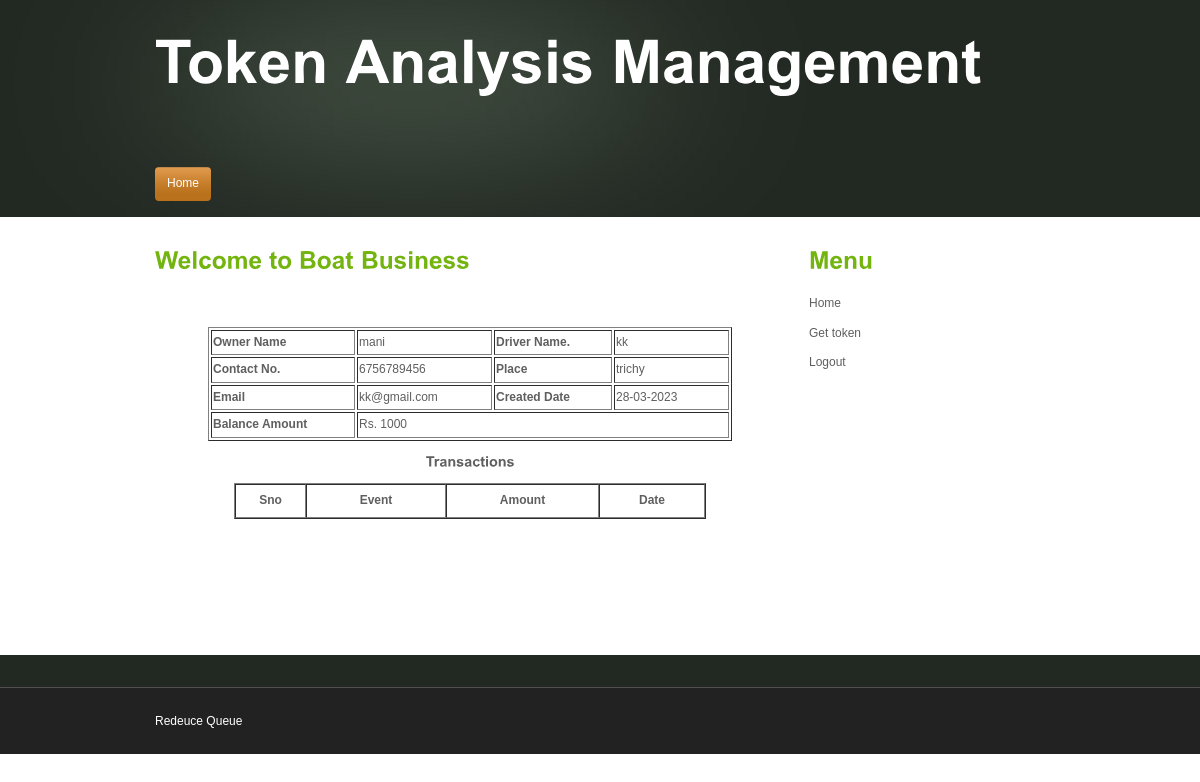
The app's page /userhome.php (signed in) with its own data.
### tables this page shows
CREATE TABLE `register` (
  `id` int(11) NOT NULL,
  `name` varchar(30) NOT NULL,
  `driver_name` varchar(45) NOT NULL,
  `boat_number` varchar(50) NOT NULL,
  `gender` varchar(10) NOT NULL,
  `dob` varchar(15) NOT NULL,
  `address` varchar(50) NOT NULL,
  `email` varchar(40) NOT NULL,
  `contact` bigint(20) NOT NULL,
  `account` varchar(20) NOT NULL,
  `branch` varchar(30) NOT NULL,
  `deposit` double NOT NULL,
  `pass` varchar(20) NOT NULL,
  `rdate` varchar(15) NOT NULL,
  `status` int(11) NOT NULL
);

### userhome.php (the view, shortened to what this page needs)
<?php
include("include/dbconnect.php");
extract($_REQUEST);
$account=$_SESSION['uname'];
 $q1=mysqli_query($connect, "select * from register where account='$account'");
			$r1=mysqli_fetch_array($q1);
?>
<!DOCTYPE html PUBLIC "-//W3C//DTD XHTML 1.0 Transitional//EN" "http://www.w3.org/TR/xhtml1/DTD/xhtml1-transitional.dtd">
<html xmlns="http://www.w3.org/1999/xhtml">
<head>
<link href="style.css" rel="stylesheet" type="text/css" />
</head>
<body>
<div class="main">
  <div class="header">
    <div class="header_resize">
      <div class="logo">
	  <?php include("include/header.php"); ?>
	  </div>
      <div class="menu_nav">
        <ul>
			<li class="active"><a href="userhome.php">Home</a></li>
        </ul>
      </div>
    </div>
  </div>
  <div class="content">
    <div class="content_resize">
      <div class="mainbar">
        <form id="form1" name="form1" method="post" action="">
          <h2>Welcome to Boat Business </h2>
          <p align="center">&nbsp;</p>
          <table width="524" border="1" align="center">
            <tr>
              <th width="140" align="left" scope="row">Owner Name</th>
              <td width="131" align="left"><?php echo $r1['name']; ?></td>
              <th width="114" align="left">Driver Name. </th>
              <td width="111" align="left"><?php echo $r1['driver_name']; ?></td>
            </tr>
            <tr>
              <th align="left" scope="row">Contact No. </th>
              <td align="left"><?php echo $r1['contact']; ?></td>
              <th align="left">Place</th>
              <td align="left"><?php echo $r1['address']; ?></td>
            </tr>
            <tr>
              <th align="left" scope="row">Email</th>
              <td align="left"><?php echo $r1['email']; ?></td>
              <th align="left">Created Date </th>
              <td align="left"><?php echo $r1['rdate']; ?></td>
            </tr>
            <tr>
              <th align="left" scope="row">Balance Amount </th>
              <td colspan="3" align="left">Rs. <?php echo $r1['deposit']; ?></td>
            </tr>
          </table>
          <h3 align="center">Transactions</h3>
          <table width="472" border="1" align="center" cellpadding="5" cellspacing="0">
            <tr>
              <th width="59" scope="col">Sno</th>
              <th width="128" scope="col">Event</th>
              <th width="141" scope="col">Amount</th>
              <th width="94" scope="col">Date</th>
            </tr>
          </table>
          <p align="center">&nbsp;</p>
          <p>&nbsp;</p>
        </form>
        <p>&nbsp;        </p>
      </div>
      <div class="sidebar">
        <div class="gadget">
          <h2 class="star">Menu</h2>
          <ul class="sb_menu">
            <li><a href="userhome.php">Home</a></li>
			<li><a href="get_token.php">Get token</a></li>
            <li><a href="logout.php">Logout</a></li>
          </ul>
        </div>
      </div>
    </div>
  </div>
  <div class="fbg">
  </div>
  <div class="footer">
    <div class="footer_resize">
      <?php include("include/footer.php"); ?>
    </div>
  </div>
</div>
</body>
</html>

### style.css (style rules this page uses)
body { margin:0; padding:0; width:100%; color:#5f5f5f; font:normal 12px/1.8em Arial, Helvetica, sans-serif; }
html, .main { padding:0; margin:0; background-color:#fff; }
h2 { font:bold 24px Arial, Helvetica, sans-serif; color:#73b40e; padding:8px 0; margin:8px 0; }
p { margin:8px 0; padding:0 0 8px 0; font:normal 12px/1.8em Arial, Helvetica, sans-serif; }
a { color:#73b40e; text-decoration:underline; }
.header, .content, .menu_nav, .fbg, .footer, form, ol, ol li, ul, .content .mainbar, .content .sidebar { margin:0; padding:0; }
.content_resize, .fbg_resize, .footer_resize { margin:0 auto; padding:0 40px; width:890px; }
.content, .fbg { padding:16px 0; }
.header { background:url(images/header_bg.jpg) repeat-x top; height:217px; }
.header_resize { margin:0 auto; padding:0 0 0 40px; width:930px; }
.header .logo { width:auto; float:left; }
.menu_nav { float:left; width:653px; }
.menu_nav ul { margin:0; padding:20px 0 0; list-style:none; }
.menu_nav ul li { margin:0 12px 0 0; float:left; }
.menu_nav ul li a { display:block; margin:0; padding:6px 12px; color:#fff; text-decoration:none; background:#f00 url(images/menu.gif) repeat-x top; }
.menu_nav ul li a { border-radus:4px; -moz-border-radius:4px; -webkit-border-radius:4px; }
.menu_nav ul li a:hover, .menu_nav ul li.active a { background:url(images/menu_a.gif) repeat-x top; }
.content { padding-bottom:16px; }
.content_resize { border-top:none; }
.content .mainbar { float:left; width:630px; }
.content .mainbar .article, .content .sidebar .gadget { margin:0; padding:0 0 16px 0; }
.content .sidebar { float:right; width:236px; }
ul.sb_menu, ul.ex_menu { margin:0; padding:0; list-style:none; color:#959595; }
ul.sb_menu li, ul.ex_menu li { margin:0; }
ul.sb_menu li { padding:4px 0; }
ul.sb_menu li a, ul.ex_menu li a { color:#5f5f5f; text-decoration:none; }
.fbg { background-color:#222922; color:#fff; }
.footer { background-color:#222222; border-top:1px solid #505050; padding:16px 0; color:#fff; }

### records on screen
register: name "mani", driver_name "kk", contact "6756789456", address "trichy", email "kk@gmail.com", rdate "28-03-2023", deposit "1000"
